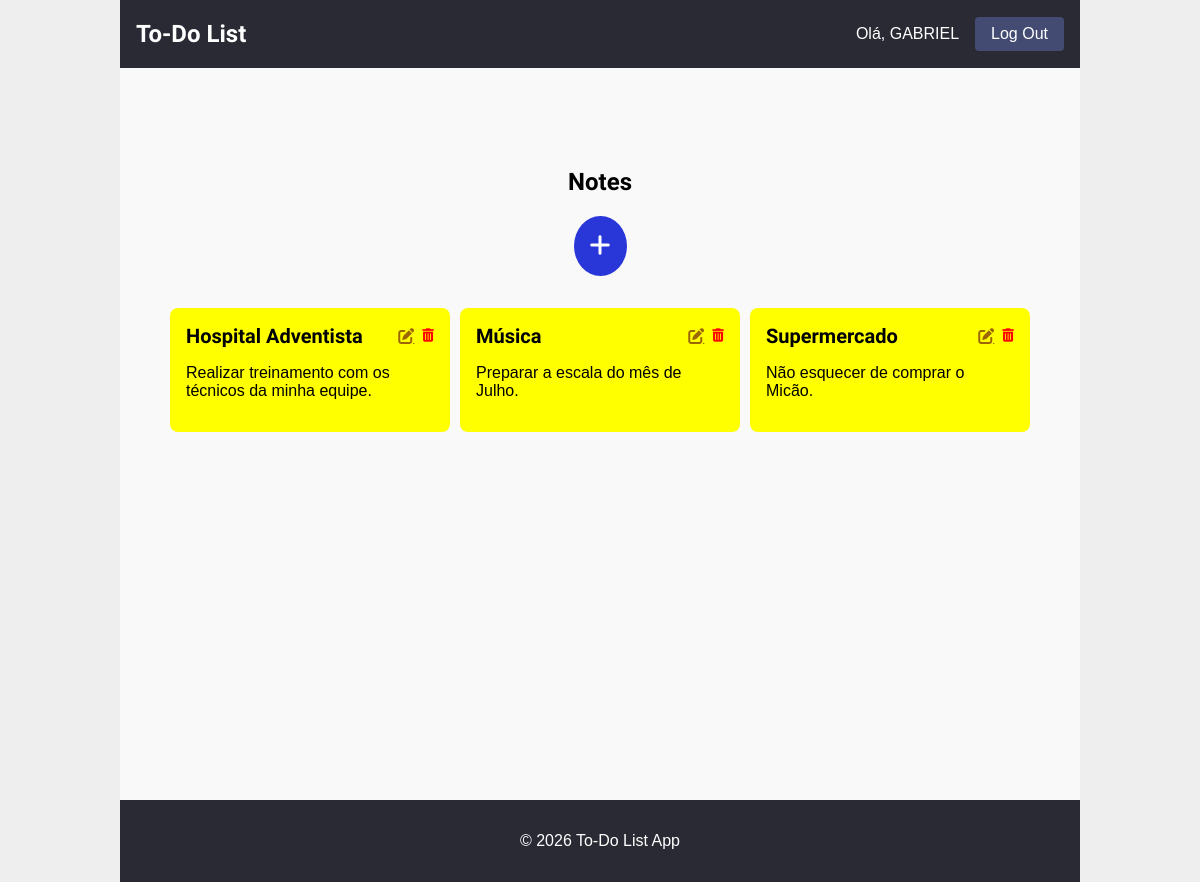
Page / (signed in) on the earlier database version.
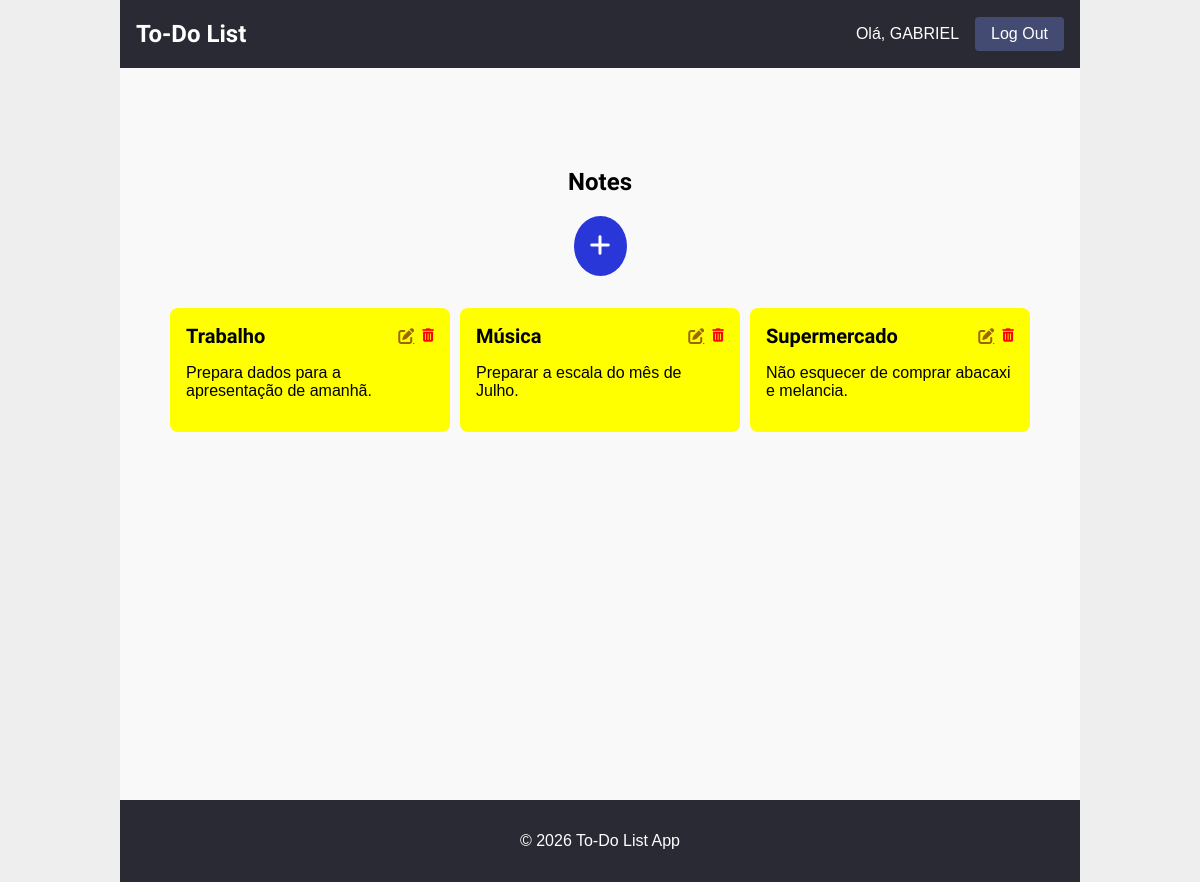
Same page on the later database version.
### tables this page shows
CREATE TABLE user (
  id INTEGER PRIMARY KEY AUTOINCREMENT,
  username TEXT UNIQUE NOT NULL,
  password TEXT NOT NULL
);

CREATE TABLE note (
  id INTEGER PRIMARY KEY AUTOINCREMENT,
  author_id INTEGER NOT NULL,
  created TIMESTAMP NOT NULL DEFAULT CURRENT_TIMESTAMP,
  title TEXT NOT NULL,
  task TEXT NOT NULL,
  FOREIGN KEY (author_id) REFERENCES user (id)
);

### todolist/notes.py (the view)
@bp.route('/')
def index():
    if g.user is None:
        return redirect(url_for('auth.login'))
    db = get_db()
    tasks = db.execute(
        'SELECT p.id, title, task, created, author_id, username'
        ' FROM note p JOIN user u ON p.author_id = u.id'
        ' WHERE p.author_id = ?'
        ' ORDER BY created DESC', (g.user['id'],)
    ).fetchall()
    return render_template('notes/index.html', tasks=tasks)

### todolist/auth.py (called while the page is built)
@bp.before_app_request
def load_logged_in_user():
    user_id = session.get('user_id')
    if user_id is None:
        g.user = None
    else:
        g.user = get_db().execute(
            'SELECT * FROM user WHERE id = ?', (user_id,)
        ).fetchone()

### todolist/db.py (called while the page is built)
def get_db():
    if 'db' not in g:
        g.db = sqlite3.connect(
            current_app.config['DATABASE'],
            detect_types=sqlite3.PARSE_DECLTYPES
        )
        g.db.row_factory = sqlite3.Row
    return g.db

### todolist/templates/notes/index.html (shortened to what this page needs)
{% extends 'base.html' %}
{% block header %}
  <div class="header-notes-page">
    <h1>{% block title %}Notes{% endblock %}</h1>
    {% if g.user %}
    <div class="plus-icon">
        <a class="action" href="{{ url_for('notes.create') }}"><i class="fa-solid fa-plus"></i></a>
    </div>
    {% endif %}
  </div>
{% endblock %}
{% block content %}
  <div class="notes-container-layout">
    <div class="notes-container">
    {% for task in tasks %}
      <article class="task">
        <header>
          <div>
            <h1>{{ task['title'] }}</h1>
            {% if g.user['id'] == task['author_id'] %}
            <div class="actions">
              <a class="edit-icon" href="{{ url_for('notes.update', id=task['id']) }}"><i class="fa-solid fa-pen-to-square"></i></a>
              <form action="{{ url_for('notes.delete', id=task['id']) }}" method="post">
                <button class="delete-icon" type="submit" onclick="return confirm('Are you sure you want to delete this note?')">
                  <i class="fa-solid fa-trash-can"></i>
                </button>
              </form>
            </div>
              {% endif %}
          </div>
        </header>
        <p class="body">{{ task['task'] }}</p>
      </article>
    {% endfor %}
    </div>
  </div>
{% endblock %}

### todolist/templates/base.html (shortened to what this page needs)
<!DOCTYPE html>
<html lang="en">
<head>
    <link rel="stylesheet" href="{{ url_for('static', filename='style.css') }}">
</head>
<body>
    <div class="container">
        <nav>
            <h1>To-Do List</h1>
            <ul>
                {% if g.user %}
                <li>Olá, <span class="username">{{ g.user['username'] }}</span>
                <li class="logout-button"><a href="{{ url_for('auth.logout') }}">Log Out</a>
                {% else %}
                <li><a href="{{ url_for('auth.register') }}">Register</a>
                <li><a href="{{ url_for('auth.login') }}">Log In</a>
                {% endif %}
            </ul>
        </nav>
        <section class="content">
            <header>
                {% block header %}{% endblock %}
            </header>
            {% block content %}{% endblock %}
        </section>
    </div>
    <footer>
        <p>&copy; 2026 To-Do List App</p>
    </footer>
</body>
</html>

### todolist/static/style.css (style rules this page uses)
:root { --primary-color: #4CAF50; --secondary-color: #f44336; --background-color: #f9f9f9; --dark-grey: #292a33; --blue: #2937d9; --text-color: #333; --font-family: 'Arial', sans-serif; --font-size: 16px; }
* { box-sizing: border-box; }
html { font-family: sans-serif; background: #eee; }
body { max-width: 960px; margin: 0 auto; background: white; }
.container { width: 100%; height: 100vh; background-color: var(--background-color); }
nav { display: flex; justify-content: space-between; background-color: var(--dark-grey); padding: 0 1rem; margin-bottom: 5rem; }
nav ul { list-style-type: none; padding: 0; display: flex; gap: 1rem; align-items: center; }
nav ul a { text-decoration: none; color: white; }
nav h1 { font-family: "Fuzzy Bubbles", sans-serif; font-weight: 700; font-style: bold; color: white; }
.username { color: white; text-transform: uppercase; }
nav ul > li { color: white; }
.logout-button { background-color: #444b73; color: white; border: none; padding: 0.5rem 1rem; cursor: pointer; border-radius: 4px; }
footer { text-align: center; padding: 1rem; background-color: var(--dark-grey); color: white; bottom: 0; width: 100%; }
.header-notes-page { display: flex; flex-direction: column; align-items: center; margin-bottom: 1rem; font-family: "Fuzzy Bubbles", sans-serif; font-weight: 700; font-style: bold; }
.plus-icon { display: flex; justify-content: center; align-items: center; background-color: var(--blue); padding: 1rem; border-radius: 50%; }
.plus-icon a { text-decoration: none; color: white; font-size: 1.5rem; }
.notes-container { width: 100%; display: flex; justify-content: center; padding: 0.5rem; }
.notes-container { display: grid; grid-template-columns: auto auto auto; gap: 10px; padding: 1rem; }
article { background-color: yellow; width: 280px; padding: 1rem; border-radius: 8px; color: black; }
article header div { margin: 0; padding: 0; display: flex; justify-content: space-between; align-items: center; }
article header div h1 { margin: 0; padding: 0; font-size: 1.25rem; font-family: "Fuzzy Bubbles", sans-serif; font-weight: 700; font-style: bold; }
.actions { display: flex; gap: 0.5rem; }
.edit-icon { color: rgb(156, 102, 2); margin: 0; padding: 0; display: flex; justify-content: center; align-items: center; }
.delete-icon { color: red; margin: 0; padding: 0; display: flex; justify-content: center; align-items: center; background-color: transparent; border: none; cursor: pointer; }

Differences in the rows shown:
removed note: title "Hospital Adventista", task "Realizar treinamento com os técnicos da minha equipe."
added note: title "Trabalho", task "Prepara dados para a apresentação de amanhã."
changed note "Supermercado": task "Não esquecer de comprar o Micão." → "Não esquecer de comprar abacaxi e melancia."
